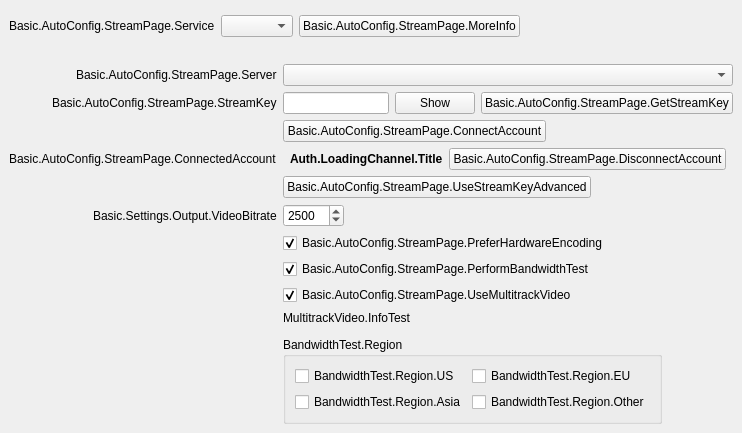
<?xml version="1.0" encoding="UTF-8"?>
<ui version="4.0">
 <class>AutoConfigStreamPage</class>
 <widget class="QWidget" name="AutoConfigStreamPage">
  <property name="geometry">
   <rect>
    <x>0</x>
    <y>0</y>
    <width>692</width>
    <height>407</height>
   </rect>
  </property>
  <property name="windowTitle">
   <string notr="true"/>
  </property>
  <layout class="QVBoxLayout" name="verticalLayout">
   <property name="spacing">
    <number>0</number>
   </property>
   <property name="leftMargin">
    <number>0</number>
   </property>
   <property name="topMargin">
    <number>0</number>
   </property>
   <property name="rightMargin">
    <number>0</number>
   </property>
   <property name="bottomMargin">
    <number>0</number>
   </property>
   <item>
    <widget class="QFrame" name="widget">
     <property name="sizePolicy">
      <sizepolicy hsizetype="Preferred" vsizetype="Maximum">
       <horstretch>0</horstretch>
       <verstretch>0</verstretch>
      </sizepolicy>
     </property>
     <layout class="QFormLayout" name="topLayout">
      <property name="fieldGrowthPolicy">
       <enum>QFormLayout::ExpandingFieldsGrow</enum>
      </property>
      <property name="labelAlignment">
       <set>Qt::AlignRight|Qt::AlignTrailing|Qt::AlignVCenter</set>
      </property>
      <property name="bottomMargin">
       <number>12</number>
      </property>
      <item row="0" column="0">
       <spacer name="horizontalSpacer_6">
        <property name="orientation">
         <enum>Qt::Horizontal</enum>
        </property>
        <property name="sizeType">
         <enum>QSizePolicy::Fixed</enum>
        </property>
        <property name="sizeHint" stdset="0">
         <size>
          <width>87</width>
          <height>0</height>
         </size>
        </property>
       </spacer>
      </item>
      <item row="1" column="0">
       <widget class="QLabel" name="serviceLabel">
        <property name="text">
         <string>Basic.AutoConfig.StreamPage.Service</string>
        </property>
        <property name="buddy">
         <cstring>service</cstring>
        </property>
       </widget>
      </item>
      <item row="1" column="1">
       <widget class="QFrame" name="serviceWidget">
        <layout class="QHBoxLayout" name="serviceWidgetLayout">
         <property name="leftMargin">
          <number>0</number>
         </property>
         <property name="topMargin">
          <number>0</number>
         </property>
         <property name="rightMargin">
          <number>0</number>
         </property>
         <property name="bottomMargin">
          <number>0</number>
         </property>
         <item>
          <widget class="QComboBox" name="service"/>
         </item>
         <item>
          <widget class="UrlPushButton" name="moreInfoButton">
           <property name="text">
            <string>Basic.AutoConfig.StreamPage.MoreInfo</string>
           </property>
          </widget>
         </item>
        </layout>
       </widget>
      </item>
      <item row="2" column="1">
       <spacer name="verticalSpacer">
        <property name="orientation">
         <enum>Qt::Vertical</enum>
        </property>
        <property name="sizeHint" stdset="0">
         <size>
          <width>12</width>
          <height>12</height>
         </size>
        </property>
       </spacer>
      </item>
     </layout>
    </widget>
   </item>
   <item>
    <widget class="QStackedWidget" name="stackedWidget">
     <property name="currentIndex">
      <number>1</number>
     </property>
     <widget class="QWidget" name="loginPage">
      <layout class="QFormLayout" name="loginPageLayout">
       <property name="fieldGrowthPolicy">
        <enum>QFormLayout::ExpandingFieldsGrow</enum>
       </property>
       <property name="labelAlignment">
        <set>Qt::AlignRight|Qt::AlignTrailing|Qt::AlignVCenter</set>
       </property>
       <item row="0" column="0">
        <spacer name="horizontalSpacer_3">
         <property name="orientation">
          <enum>Qt::Horizontal</enum>
         </property>
         <property name="sizeType">
          <enum>QSizePolicy::Fixed</enum>
         </property>
         <property name="sizeHint" stdset="0">
          <size>
           <width>87</width>
           <height>17</height>
          </size>
         </property>
        </spacer>
       </item>
       <item row="0" column="1">
        <layout class="QHBoxLayout" name="horizontalLayout">
         <item>
          <widget class="QPushButton" name="connectAccount">
           <property name="text">
            <string>Basic.AutoConfig.StreamPage.ConnectAccount</string>
           </property>
          </widget>
         </item>
         <item>
          <spacer name="horizontalSpacer_4">
           <property name="orientation">
            <enum>Qt::Horizontal</enum>
           </property>
           <property name="sizeHint" stdset="0">
            <size>
             <width>40</width>
             <height>20</height>
            </size>
           </property>
          </spacer>
         </item>
        </layout>
       </item>
       <item row="1" column="0">
        <spacer name="horizontalSpacer_7">
         <property name="orientation">
          <enum>Qt::Horizontal</enum>
         </property>
         <property name="sizeType">
          <enum>QSizePolicy::Fixed</enum>
         </property>
         <property name="sizeHint" stdset="0">
          <size>
           <width>87</width>
           <height>17</height>
          </size>
         </property>
        </spacer>
       </item>
       <item row="1" column="1">
        <layout class="QHBoxLayout" name="horizontalLayout_5">
         <item>
          <widget class="QPushButton" name="useStreamKey">
           <property name="text">
            <string>Basic.AutoConfig.StreamPage.UseStreamKey</string>
           </property>
          </widget>
         </item>
         <item>
          <spacer name="horizontalSpacer_8">
           <property name="orientation">
            <enum>Qt::Horizontal</enum>
           </property>
           <property name="sizeHint" stdset="0">
            <size>
             <width>40</width>
             <height>20</height>
            </size>
           </property>
          </spacer>
         </item>
        </layout>
       </item>
      </layout>
     </widget>
     <widget class="QWidget" name="streamkeyPage">
      <layout class="QFormLayout" name="streamkeyPageLayout">
       <property name="fieldGrowthPolicy">
        <enum>QFormLayout::ExpandingFieldsGrow</enum>
       </property>
       <property name="labelAlignment">
        <set>Qt::AlignRight|Qt::AlignTrailing|Qt::AlignVCenter</set>
       </property>
       <item row="0" column="0">
        <widget class="QLabel" name="serverLabel">
         <property name="text">
          <string>Basic.AutoConfig.StreamPage.Server</string>
         </property>
        </widget>
       </item>
       <item row="0" column="1">
        <widget class="QStackedWidget" name="serverStackedWidget">
         <property name="currentIndex">
          <number>0</number>
         </property>
         <widget class="QWidget" name="servicePage">
          <layout class="QHBoxLayout" name="horizontalLayout_2">
           <property name="leftMargin">
            <number>0</number>
           </property>
           <property name="topMargin">
            <number>0</number>
           </property>
           <property name="rightMargin">
            <number>0</number>
           </property>
           <property name="bottomMargin">
            <number>0</number>
           </property>
           <item>
            <widget class="QComboBox" name="server"/>
           </item>
          </layout>
         </widget>
         <widget class="QWidget" name="customPage">
          <layout class="QHBoxLayout" name="horizontalLayout_3">
           <property name="leftMargin">
            <number>0</number>
           </property>
           <property name="topMargin">
            <number>0</number>
           </property>
           <property name="rightMargin">
            <number>0</number>
           </property>
           <property name="bottomMargin">
            <number>0</number>
           </property>
           <item>
            <widget class="QLineEdit" name="customServer"/>
           </item>
          </layout>
         </widget>
        </widget>
       </item>
       <item row="1" column="0">
        <widget class="QLabel" name="streamKeyLabel">
         <property name="text">
          <string>Basic.AutoConfig.StreamPage.StreamKey</string>
         </property>
         <property name="openExternalLinks">
          <bool>true</bool>
         </property>
         <property name="buddy">
          <cstring>key</cstring>
         </property>
        </widget>
       </item>
       <item row="1" column="1">
        <widget class="QFrame" name="streamKeyWidget">
         <layout class="QHBoxLayout" name="horizontalLayout_4">
          <property name="leftMargin">
           <number>0</number>
          </property>
          <property name="topMargin">
           <number>0</number>
          </property>
          <property name="rightMargin">
           <number>0</number>
          </property>
          <property name="bottomMargin">
           <number>0</number>
          </property>
          <item>
           <widget class="QLineEdit" name="key">
            <property name="inputMask">
             <string notr="true"/>
            </property>
            <property name="text">
             <string notr="true"/>
            </property>
            <property name="echoMode">
             <enum>QLineEdit::Password</enum>
            </property>
           </widget>
          </item>
          <item>
           <widget class="QPushButton" name="show">
            <property name="text">
             <string>Show</string>
            </property>
           </widget>
          </item>
          <item>
           <widget class="UrlPushButton" name="streamKeyButton">
            <property name="text">
             <string>Basic.AutoConfig.StreamPage.GetStreamKey</string>
            </property>
           </widget>
          </item>
         </layout>
        </widget>
       </item>
       <item row="2" column="1">
        <widget class="QPushButton" name="connectAccount2">
         <property name="cursor">
          <cursorShape>PointingHandCursor</cursorShape>
         </property>
         <property name="text">
          <string>Basic.AutoConfig.StreamPage.ConnectAccount</string>
         </property>
        </widget>
       </item>
       <item row="3" column="0">
        <widget class="QLabel" name="connectedAccountLabel">
         <property name="text">
          <string>Basic.AutoConfig.StreamPage.ConnectedAccount</string>
         </property>
        </widget>
       </item>
       <item row="3" column="1">
        <layout class="QHBoxLayout" name="horizontalLayout_6">
         <property name="leftMargin">
          <number>7</number>
         </property>
         <property name="rightMargin">
          <number>7</number>
         </property>
         <item>
          <widget class="QLabel" name="connectedAccountText">
           <property name="font">
            <font>
             <bold>true</bold>
            </font>
           </property>
           <property name="text">
            <string>Auth.LoadingChannel.Title</string>
           </property>
          </widget>
         </item>
         <item>
          <widget class="QPushButton" name="disconnectAccount">
           <property name="text">
            <string>Basic.AutoConfig.StreamPage.DisconnectAccount</string>
           </property>
          </widget>
         </item>
        </layout>
       </item>
       <item row="4" column="0">
        <spacer name="horizontalSpacer">
         <property name="orientation">
          <enum>Qt::Horizontal</enum>
         </property>
         <property name="sizeHint" stdset="0">
          <size>
           <width>40</width>
           <height>0</height>
          </size>
         </property>
        </spacer>
       </item>
       <item row="4" column="1">
        <widget class="QPushButton" name="useStreamKeyAdv">
         <property name="text">
          <string>Basic.AutoConfig.StreamPage.UseStreamKeyAdvanced</string>
         </property>
        </widget>
       </item>
       <item row="5" column="0">
        <widget class="QLabel" name="bitrateLabel">
         <property name="text">
          <string>Basic.Settings.Output.VideoBitrate</string>
         </property>
         <property name="buddy">
          <cstring>bitrate</cstring>
         </property>
        </widget>
       </item>
       <item row="5" column="1">
        <widget class="QSpinBox" name="bitrate">
         <property name="suffix">
          <string notr="true"/>
         </property>
         <property name="minimum">
          <number>500</number>
         </property>
         <property name="maximum">
          <number>51000</number>
         </property>
         <property name="value">
          <number>2500</number>
         </property>
        </widget>
       </item>
       <item row="6" column="1">
        <widget class="QCheckBox" name="preferHardware">
         <property name="toolTip">
          <string>Basic.AutoConfig.StreamPage.PreferHardwareEncoding.ToolTip</string>
         </property>
         <property name="text">
          <string>Basic.AutoConfig.StreamPage.PreferHardwareEncoding</string>
         </property>
         <property name="checked">
          <bool>true</bool>
         </property>
        </widget>
       </item>
       <item row="7" column="1">
        <widget class="QCheckBox" name="doBandwidthTest">
         <property name="text">
          <string>Basic.AutoConfig.StreamPage.PerformBandwidthTest</string>
         </property>
         <property name="checked">
          <bool>true</bool>
         </property>
        </widget>
       </item>
       <item row="8" column="1">
        <widget class="QCheckBox" name="useMultitrackVideo">
         <property name="text">
          <string>Basic.AutoConfig.StreamPage.UseMultitrackVideo</string>
         </property>
         <property name="checked">
          <bool>true</bool>
         </property>
        </widget>
       </item>
       <item row="9" column="1">
        <widget class="QLabel" name="multitrackVideoInfo">
         <property name="text">
          <string>MultitrackVideo.InfoTest</string>
         </property>
         <property name="textFormat">
          <enum>Qt::RichText</enum>
         </property>
         <property name="wordWrap">
          <bool>true</bool>
         </property>
         <property name="openExternalLinks">
          <bool>true</bool>
         </property>
         <property name="sizePolicy">
          <enum>QSizePolicy::MinimumExpanding, QSizePolicy::Minimum</enum>
         </property>
        </widget>
       </item>
       <item row="10" column="1">
        <spacer name="verticalSpacer_2">
         <property name="orientation">
          <enum>Qt::Vertical</enum>
         </property>
         <property name="sizeHint" stdset="0">
          <size>
           <width>6</width>
           <height>6</height>
          </size>
         </property>
        </spacer>
       </item>
       <item row="11" column="1">
        <widget class="QGroupBox" name="region">
         <property name="title">
          <string>BandwidthTest.Region</string>
         </property>
         <layout class="QGridLayout" name="gridLayout">
          <item row="2" column="0">
           <widget class="QCheckBox" name="regionAsia">
            <property name="text">
             <string>BandwidthTest.Region.Asia</string>
            </property>
           </widget>
          </item>
          <item row="0" column="0">
           <widget class="QCheckBox" name="regionUS">
            <property name="text">
             <string>BandwidthTest.Region.US</string>
            </property>
           </widget>
          </item>
          <item row="0" column="1">
           <widget class="QCheckBox" name="regionEU">
            <property name="text">
             <string>BandwidthTest.Region.EU</string>
            </property>
           </widget>
          </item>
          <item row="2" column="1">
           <widget class="QCheckBox" name="regionOther">
            <property name="text">
             <string>BandwidthTest.Region.Other</string>
            </property>
           </widget>
          </item>
         </layout>
        </widget>
       </item>
      </layout>
     </widget>
    </widget>
   </item>
  </layout>
 </widget>
 <customwidgets>
  <customwidget>
   <class>UrlPushButton</class>
   <extends>QPushButton</extends>
   <header>url-push-button.hpp</header>
  </customwidget>
 </customwidgets>
 <resources/>
 <connections>
  <connection>
   <sender>connectAccount2</sender>
   <signal>clicked()</signal>
   <receiver>connectAccount</receiver>
   <slot>click()</slot>
   <hints>
    <hint type="sourcelabel">
     <x>382</x>
     <y>279</y>
    </hint>
    <hint type="destinationlabel">
     <x>114</x>
     <y>82</y>
    </hint>
   </hints>
  </connection>
 </connections>
</ui>
